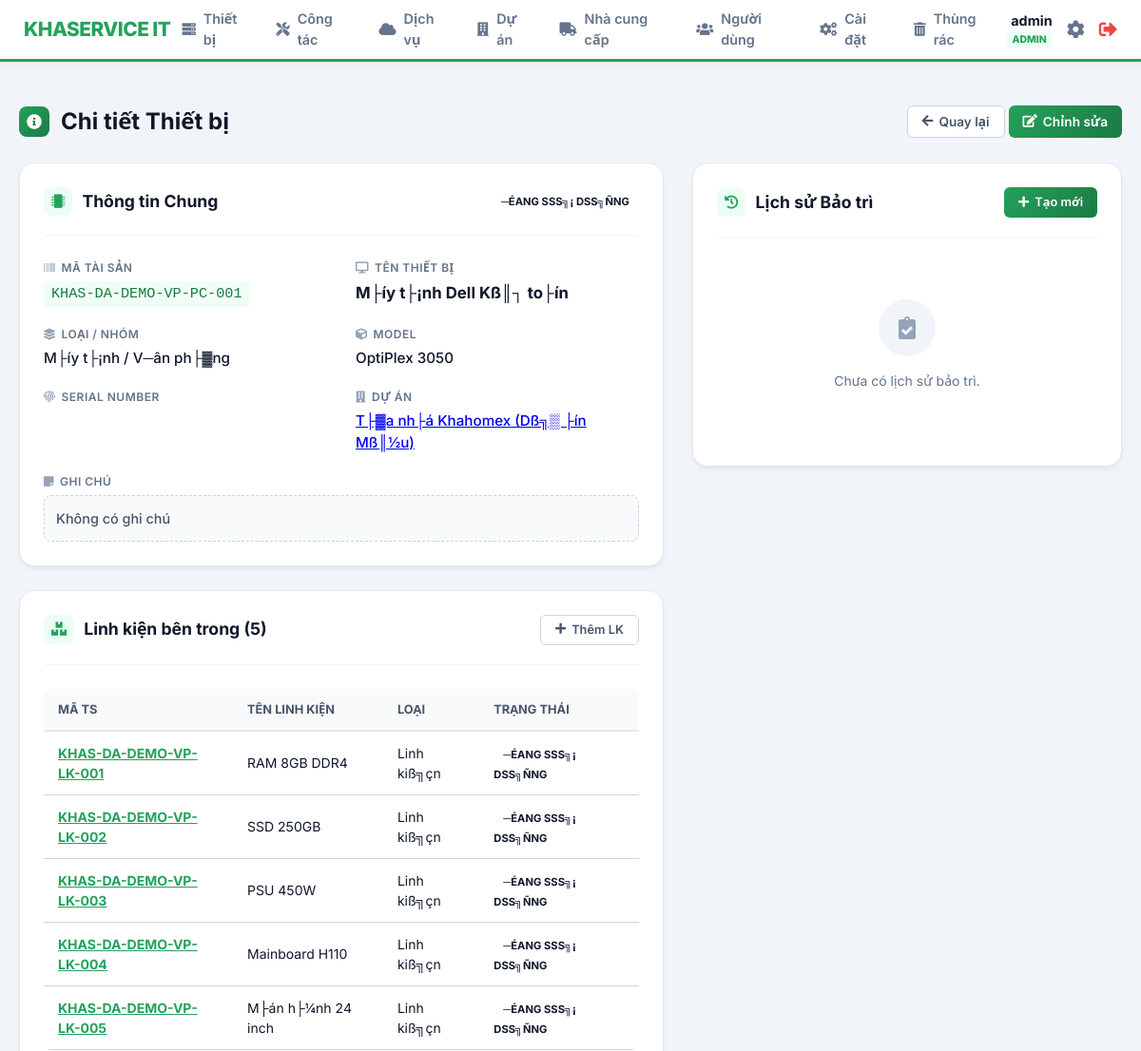
Before: /index.php?page=devices/view&id=1 (signed in, upper part) with the older database file.
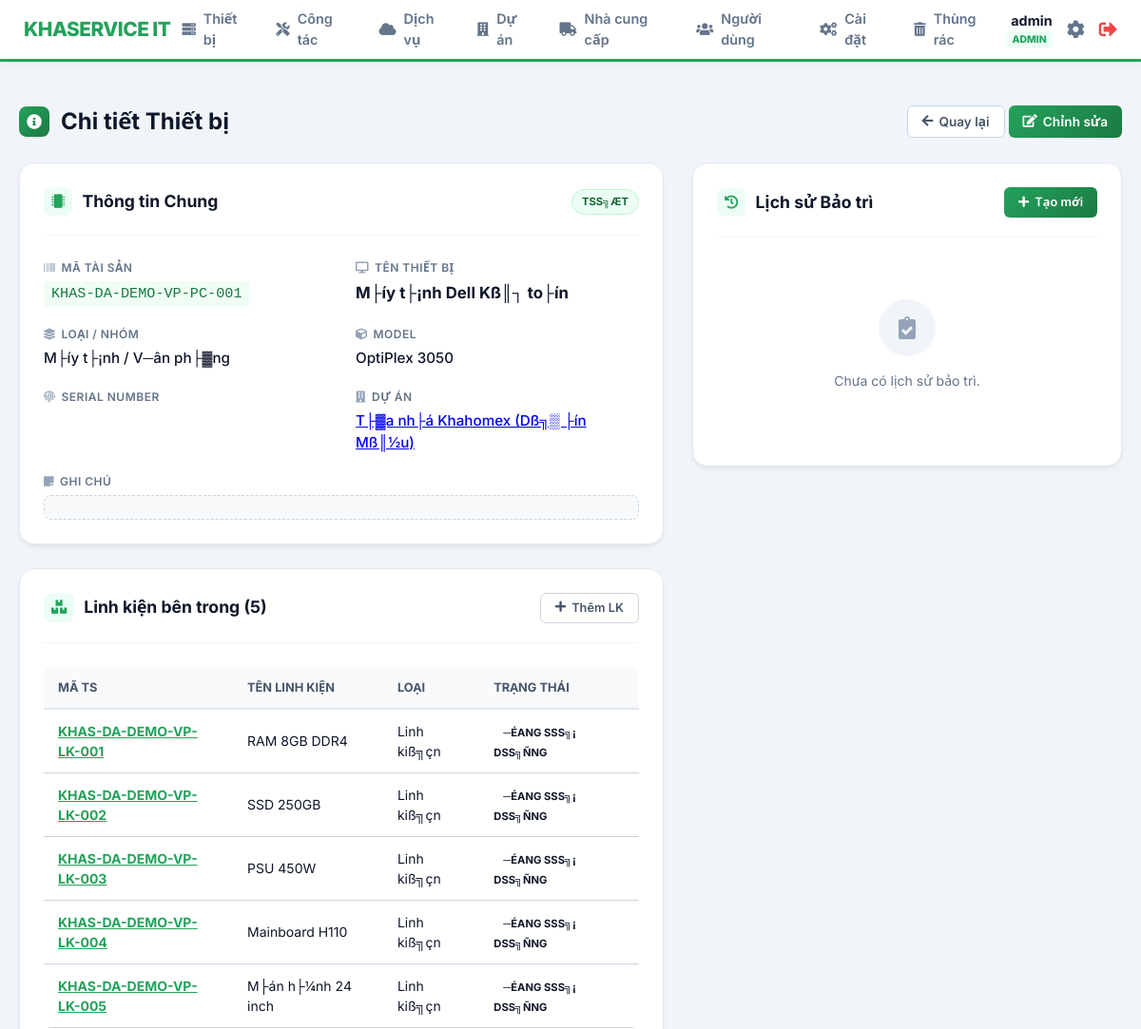
After: the same page with the newer database file.
### tables this page shows
CREATE TABLE `devices` (
  `id` int(11) NOT NULL AUTO_INCREMENT,
  `ma_tai_san` varchar(100) NOT NULL COMMENT 'M?? t??i s???n n???i b??? (VD: KHAS-DA01-PC-001)',
  `ten_thiet_bi` varchar(255) NOT NULL COMMENT 'T??n thi???t b??? (PC l??? t??n, UPS barrier...)',
  `nhom_thiet_bi` varchar(50) NOT NULL COMMENT 'Nh??m thi???t b???: V??n ph??ng / B??i xe',
  `loai_thiet_bi` varchar(100) NOT NULL COMMENT 'Lo???i thi???t b???: PC, UPS, Camera, Barrier, ?????u ?????c th???...',
  `model` varchar(255) DEFAULT NULL COMMENT 'Model thi???t b???',
  `serial` varchar(255) DEFAULT NULL COMMENT 'Serial number c???a thi???t b???',
  `project_id` int(11) DEFAULT NULL COMMENT 'Thi???t b??? thu???c d??? ??n n??o',
  `parent_id` int(11) DEFAULT NULL,
  `supplier_id` int(11) DEFAULT NULL COMMENT 'Nh?? cung c???p thi???t b???',
  `ngay_mua` date DEFAULT NULL COMMENT 'Ng??y mua thi???t b???',
  `gia_mua` decimal(15,2) DEFAULT NULL COMMENT 'Gi?? mua t???i th???i ??i???m mua (VN??)',
  `bao_hanh_den` date DEFAULT NULL COMMENT 'Ng??y h???t h???n b???o h??nh',
  `trang_thai` varchar(50) DEFAULT '??ang s??? d???ng' COMMENT 'Tr???ng th??i: ??ang s??? d???ng / H???ng / Thanh l??',
  `ghi_chu` text DEFAULT NULL COMMENT 'Ghi ch?? kh??c',
  `created_at` timestamp NOT NULL DEFAULT current_timestamp() COMMENT 'Ng??y t???o h??? s?? thi???t b???',
  `deleted_at` timestamp NULL DEFAULT NULL,
  PRIMARY KEY (`id`),
  UNIQUE KEY `ma_tai_san` (`ma_tai_san`),
  KEY `idx_device_parent` (`parent_id`)
);

CREATE TABLE `projects` (
  `id` int(11) NOT NULL AUTO_INCREMENT,
  `ma_du_an` varchar(50) NOT NULL COMMENT 'M?? d??? ??n n???i b??? (VD: DA01, DA02)',
  `ten_du_an` varchar(255) NOT NULL COMMENT 'T??n d??? ??n / chung c??',
  `dia_chi_duong` varchar(255) DEFAULT NULL,
  `dia_chi_phuong_xa` varchar(100) DEFAULT NULL,
  `dia_chi_tinh_tp` varchar(100) DEFAULT NULL,
  `dia_chi` text DEFAULT NULL COMMENT '?????a ch??? d??? ??n',
  `loai_du_an` varchar(100) DEFAULT NULL COMMENT 'Lo???i d??? ??n (Chung c??, V??n ph??ng...)',
  `ghi_chu` text DEFAULT NULL COMMENT 'Ghi ch?? th??m',
  `deleted_at` timestamp NULL DEFAULT NULL,
  PRIMARY KEY (`id`)
);

### modules/devices/view.php (the view, shortened to what the changed rows need)
<?php
$device = null;
if (isset($_GET['id'])) {
    $device_id = $_GET['id'];
    $stmt = $pdo->prepare("
        SELECT
            d.*,
            p.ten_du_an,
            s.ten_npp,
            parent.ten_thiet_bi as parent_name,
            parent.ma_tai_san as parent_code
        FROM devices d
        LEFT JOIN projects p ON d.project_id = p.id
        LEFT JOIN suppliers s ON d.supplier_id = s.id
        LEFT JOIN devices parent ON d.parent_id = parent.id
        WHERE d.id = ?
    ");
    $stmt->execute([$device_id]);
    $device = $stmt->fetch();
}
$status_stmt = $pdo->prepare("SELECT color_class FROM settings_device_statuses WHERE status_name = ?");
$status_stmt->execute([$device['trang_thai']]);
$statusClass = $status_stmt->fetchColumn() ?: 'status-default';
$stmt_children = $pdo->prepare("SELECT id, ten_thiet_bi, ma_tai_san, loai_thiet_bi, trang_thai FROM devices WHERE parent_id = ? AND deleted_at IS NULL");
$stmt_children->execute([$device_id]);
$children = $stmt_children->fetchAll();
?>
<div class="page-header">
    <h2><i class="fas fa-info-circle"></i> Chi tiết Thiết bị</h2>
    <div class="header-actions">
        <a href="index.php?page=devices/list" class="btn btn-secondary"><i class="fas fa-arrow-left"></i> Quay lại</a>
        <a href="index.php?page=devices/edit&id=<?php echo $device['id']; ?>" class="btn btn-primary"><i class="fas fa-edit"></i> Chỉnh sửa</a>
    </div>
</div>
<div class="view-grid-layout">
    <div class="info-column">
        <div class="card info-card">
            <div class="card-header-custom">
                <h3><i class="fas fa-microchip"></i> Thông tin Chung</h3>
                <span class="badge <?php echo $statusClass; ?>"><?php echo htmlspecialchars($device['trang_thai']); ?></span>
            </div>
            <div class="card-body-custom">
                <div class="info-grid">
                    <div class="info-item">
                        <span class="info-label"><i class="fas fa-barcode"></i> Mã Tài sản</span>
                        <span class="info-value highlight"><?php echo htmlspecialchars($device['ma_tai_san']); ?></span>
                    </div>
                    <div class="info-item">
                        <span class="info-label"><i class="fas fa-desktop"></i> Tên Thiết bị</span>
                        <span class="info-value strong"><?php echo htmlspecialchars($device['ten_thiet_bi']); ?></span>
                    </div>
                    <div class="info-item">
                        <span class="info-label"><i class="fas fa-layer-group"></i> Loại / Nhóm</span>
                        <span class="info-value"><?php echo htmlspecialchars($device['loai_thiet_bi']); ?> <span class="text-muted">/ <?php echo htmlspecialchars($device['nhom_thiet_bi']); ?></span></span>
                    </div>
                    <div class="info-item">
                        <span class="info-label"><i class="fas fa-cube"></i> Model</span>
                        <span class="info-value"><?php echo htmlspecialchars($device['model']); ?></span>
                    </div>
                    <div class="info-item">
                        <span class="info-label"><i class="fas fa-fingerprint"></i> Serial Number</span>
                    </div>
                    <div class="info-item">
                        <span class="info-label"><i class="fas fa-building"></i> Dự án</span>
                        <span class="info-value"><a href="index.php?page=projects/view&id=<?php echo $device['project_id']; ?>" class="link-primary"><?php echo htmlspecialchars($device['ten_du_an'] ?? 'Chưa phân bổ'); ?></a></span>
                    </div>
                    <div class="info-item full-width">
                        <span class="info-label"><i class="fas fa-sticky-note"></i> Ghi chú</span>
                        <div class="info-value note-box">
                            <?php echo nl2br(htmlspecialchars($device['ghi_chu'] ?? 'Không có ghi chú')); ?>
                        </div>
                    </div>
                </div>
            </div>
        </div>
        <?php if (!empty($children)): ?>
        <div class="card children-card mt-20">
            <div class="card-header-custom">
                <h3><i class="fas fa-boxes"></i> Linh kiện bên trong (<?php echo count($children); ?>)</h3>
                <a href="index.php?page=devices/add&project_id=<?php echo $device['project_id']; ?>&parent_id=<?php echo $device['id']; ?>" class="btn btn-sm btn-secondary"><i class="fas fa-plus"></i> Thêm LK</a>
            </div>
            <div class="card-body-custom">
                <div class="table-container" style="border:none; box-shadow:none;">
                    <table class="content-table">
                        <thead>
                            <tr>
                                <th>Mã TS</th>
                                <th>Tên linh kiện</th>
                                <th>Loại</th>
                                <th>Trạng thái</th>
                            </tr>
                        </thead>
                        <tbody>
                            <?php foreach ($children as $child): ?>
                                <tr>
                                    <td><a href="index.php?page=devices/view&id=<?php echo $child['id']; ?>" class="font-bold text-primary"><?php echo htmlspecialchars($child['ma_tai_san']); ?></a></td>
                                    <td><?php echo htmlspecialchars($child['ten_thiet_bi']); ?></td>
                                    <td><?php echo htmlspecialchars($child['loai_thiet_bi']); ?></td>
                                    <td><span class="badge"><?php echo htmlspecialchars($child['trang_thai']); ?></span></td>
                                </tr>
                            <?php endforeach; ?>
                        </tbody>
                    </table>
                </div>
            </div>
        </div>
        <?php endif; ?>
                <?php include_once __DIR__ . '/../device_files/manage.php'; ?>
    </div>
    <div class="history-column">
        <div class="card history-card">
            <div class="card-header-custom">
                <h3><i class="fas fa-history"></i> Lịch sử Bảo trì</h3>
                <a href="index.php?page=maintenance/add&device_id=<?php echo $device['id']; ?>" class="btn btn-sm btn-primary"><i class="fas fa-plus"></i> Tạo mới</a>
            </div>
            <div class="card-body-custom">
                <?php
                $child_ids = array_column($children, 'id');
                $target_ids = array_merge([$device_id], $child_ids);
                $placeholders = implode(',', array_fill(0, count($target_ids), '?'));
                $maintenance_stmt = $pdo->prepare("
                    SELECT ml.*, d.ten_thiet_bi as target_name, d.id as target_id
                    FROM maintenance_logs ml
                    JOIN devices d ON ml.device_id = d.id
                    WHERE ml.device_id IN ($placeholders) AND ml.deleted_at IS NULL
                    ORDER BY ml.ngay_su_co DESC, ml.id DESC
                ");
                $maintenance_stmt->execute($target_ids);
                $maintenance_logs = $maintenance_stmt->fetchAll();
                ?>
                <?php if (empty($maintenance_logs)): ?>
                    <div class="empty-state-small">
                        <div class="icon-circle"><i class="fas fa-clipboard-check"></i></div>
                        <p>Chưa có lịch sử bảo trì.</p>
                    </div>
                <?php endif; ?>
            </div>
        </div>
    </div>
</div>

Changed rows visible on the page:
changed devices "M├íy t├¡nh Dell Kß║┐ to├ín": trang_thai "─ÉANG SSS╗¡ DSS╗ÑNG" → "TSS╗ÆT"; ghi_chu "Không có ghi chú" → (not shown)
